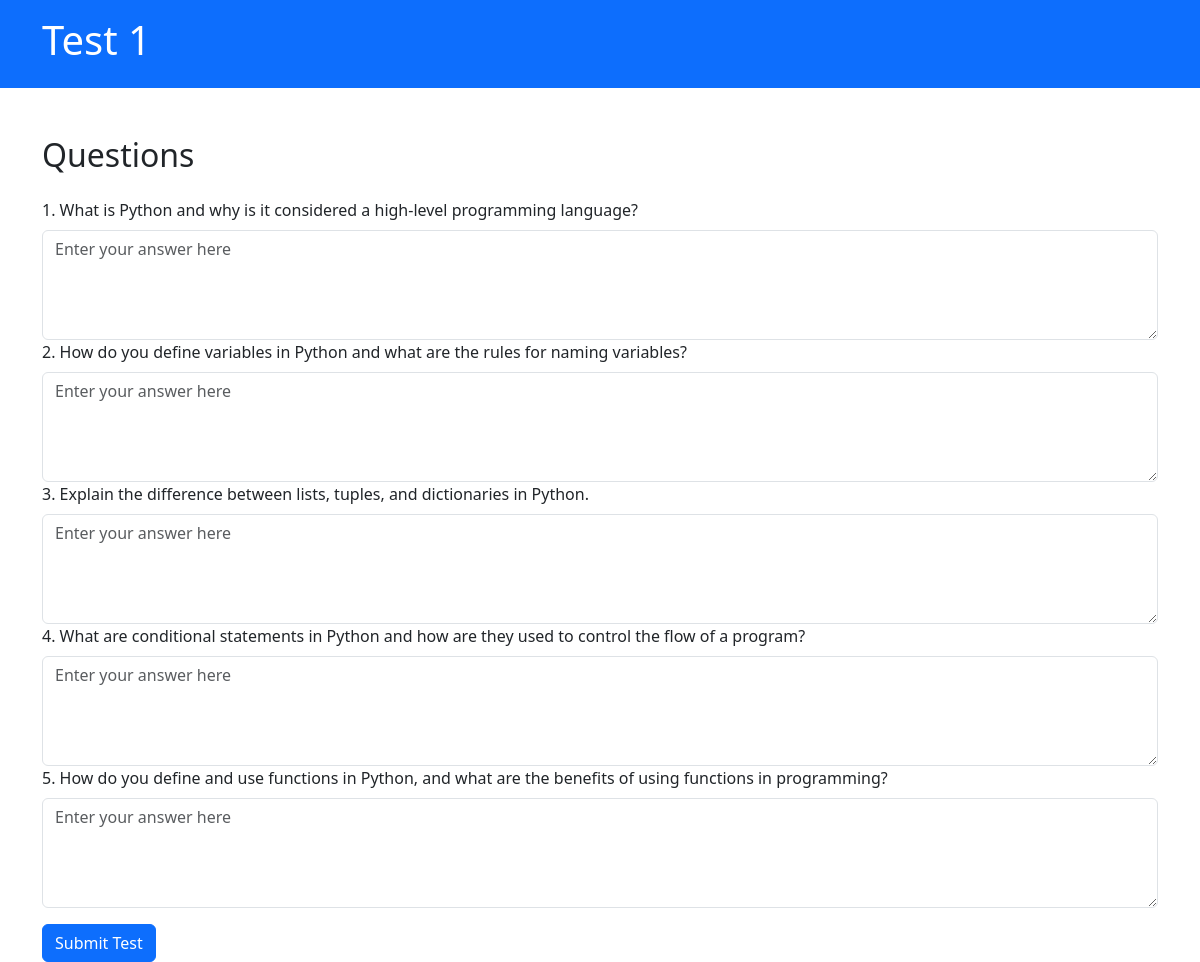
The app's page /test/6/ (signed in) with its own data.
### startApp/models.py (models this page shows, shortened)
class Test(models.Model):
    title = models.CharField(max_length=200)
    course = models.ForeignKey(Course, on_delete=models.CASCADE)
    created_at = models.DateTimeField(auto_now_add=True)
    updated_at = models.DateTimeField(auto_now=True)

class Question(models.Model):
    text = models.TextField()
    test = models.ForeignKey(Test, on_delete=models.CASCADE)
    order = models.PositiveIntegerField()

### startApp/views.py (the view, shortened to what this page needs)
# urls.py: path('test/<int:test_id>/', views.test_detail, name='test-detail'),
@login_required
def test_detail(request, test_id):
    test = get_object_or_404(Test, pk=test_id)
    questions = test.question_set.all()
    context = {
        'test': test,
        'questions': questions,
    }
    return render(request, 'startApp/test_detail.html', context)\

### templates/startApp/test_detail.html (shortened to what this page needs)
<!DOCTYPE html>
<html lang="en">
<head>
    {% load static %}
    <link href="{% static 'bootstrap/css/bootstrap.min.css' %}" rel="stylesheet">
</head>
<body>
    <header class="py-3 bg-primary text-white">
        <div class="container">
            <div class="row">
                <div class="col-12">
                    <h1>{{ test.title }}</h1>
                </div>
            </div>
        </div>
    </header>
    <main class="container mt-5">
        <h2 class="mb-4">Questions</h2>
        <form method="post">
            {% for question in questions %}
            <li class="list-group-item">
                <p class="mb-2">{{ question.order }}. {{ question.text }}</p>
                <textarea name="answer_{{ question.id }}" rows="4" class="form-control" placeholder="Enter your answer here"></textarea>
            </li>
            {% empty %}
            <li class="list-group-item">No questions available.</li>
            {% endfor %}
            <button type="submit" class="btn btn-primary mt-3">Submit Test</button>
        </form>
    </main>
</body>
</html>

### records on screen
Test: title "Test 1"
Question: order "1", text "What is Python and why is it considered a high-level programming language?", id "Enter your answer here"
Question: order "2", text "How do you define variables in Python and what are the rules for naming variables?", id "Enter your answer here"
Question: order "3", text "Explain the difference between lists, tuples, and dictionaries in Python.", id "Enter your answer here"
Question: order "4", text "What are conditional statements in Python and how are they used to control the flow of a program?", id "Enter your answer here"
Question: order "5", text "How do you define and use functions in Python, and what are the benefits of using functions in programming?", id "Enter your answer here"
